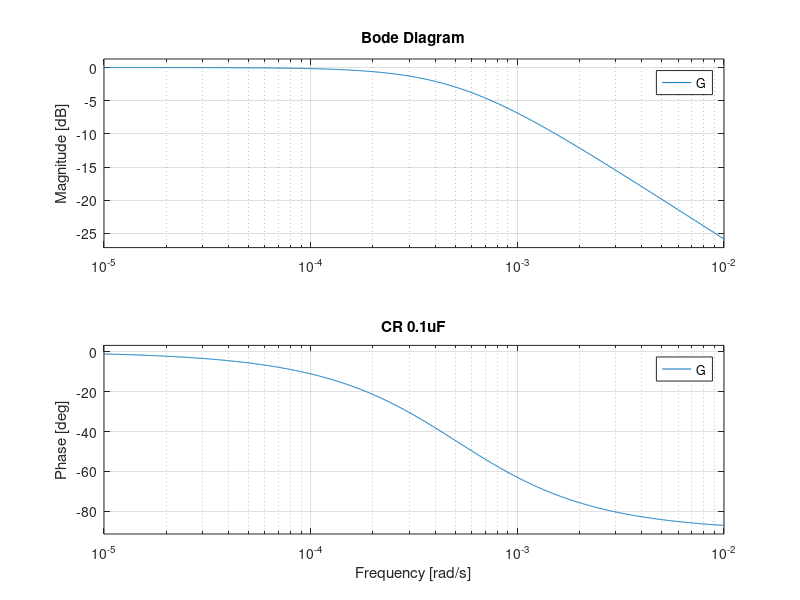

MATLAB code to generate this figure:
% Wesley Schumacher
% Group 41
% Lab 8 experiment MATLAB

clc;close all;
%lab8 bode plots

R = 5.1*10^3;
C = 3.3*10^-6;

figure(1)
subplot(2,2,1)
G = tf(1, [R*C 1])
bode(G)
title('RC 33uF')

R = 5.1*10^3;
C = 0.1*10^-6;

subplot(2,2,2)
G = tf(1, [R*C 1])
bode(G)
title('RC 0.1uF')

R = 5.1*10^3;
C = 3.3*10^-6;

subplot(2,2,3)
G = tf(1, [1/(R*C) 1])
bode(G)
title('CR 33uF')

R = 5.1*10^3;
C = 0.1*10^-6;

subplot(2,2,4)
G = tf(1, [1/(R*C) 1])
bode(G)
title('CR 0.1uF')
